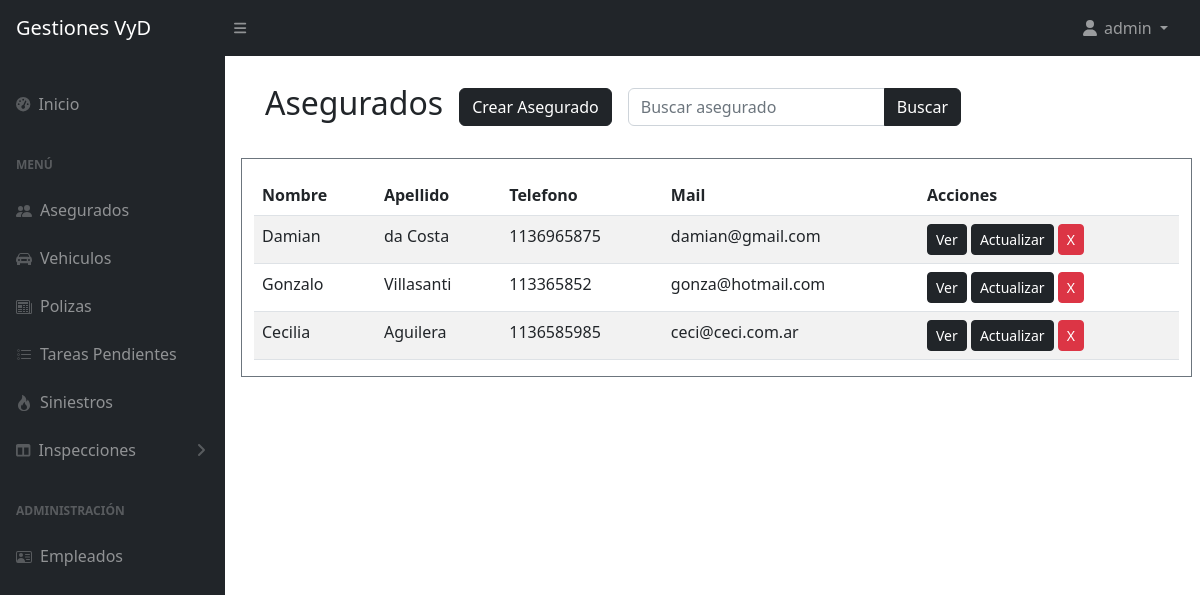
The app's page /listarAsegurados/ (signed in) with its own data.
### appseguros/models.py (models this page shows, shortened)
class Asegurado(models.Model):
    nombre = models.CharField(max_length=30)
    apellido = models.CharField(max_length=30)
    dni = models.IntegerField()
    telefono = models.CharField(max_length=18, blank=True, null=True)
    mail = models.EmailField(blank=True, null=True)

### appseguros/views.py (the view)
# urls.py: path('listarAsegurados/', AseguradoListView.as_view(), name="listarAsegurados"),
class AseguradoListView(LoginRequiredMixin,ListView):
    model = Asegurado
    context_object_name = "asegurados"
    template_name = "appseguros/asegurado/listarAsegurados.html"
    def get_queryset(self):
        queryset = super().get_queryset()
        buscar = self.request.GET.get("buscar")
        if buscar:
            queryset = queryset.filter(Q(nombre__icontains=buscar) | Q(apellido__icontains=buscar))
        return queryset

### appseguros/templates/appseguros/asegurado/listarAsegurados.html (shortened to what this page needs)
{% extends 'appseguros/base.html' %}
{% load static %}
{% block contenidoQueCambia %}
<div class="container">
    <div class="container tareas_pendientes m-3">
        <h2> Asegurados </h2>
        <a href="{% url 'crearAsegurado' %}" class="btn btn-dark">Crear Asegurado</a>
        <form method="GET" action="{% url 'listarAsegurados' %}" >
            <div class="input-group my-3">
                <input type="text" name="buscar" id="search-field" class="form-control" aria-label="Buscar asegurado" aria-describedby="inputGroup-sizing-default" placeholder="Buscar asegurado" value="{{ request.GET.buscar }}">
                <button class="btn btn-dark" type="submit">Buscar</button>
            </div>
        </form>
    </div>
    <div class="container row pt-3 border border-secondary m-1">
        {% if asegurados %}
            <table class="table table-striped table-hover" id="datatablesSimple">
                <thead>
                    <tr>
                        <th>Nombre</th>
                        <th>Apellido</th>
                        <th>Telefono</th>
                        <th>Mail</th>
                        <th>Acciones</th>
                    </tr>
                </thead>
                <tbody>
                    {% for asegurado in asegurados %}
                        <tr>
                            <td>{{ asegurado.nombre }}</td>
                            <td>{{ asegurado.apellido }}</td>
                            <td>{{ asegurado.telefono }}</td>
                            <td>{{asegurado.mail}}</td>
                            <td>
                                <a href="{% url 'detalleAsegurado' asegurado.pk %}" class="btn btn-dark btn-sm">Ver</a>
                                <a href="{% url 'actualizarAsegurado' asegurado.pk %}" class="btn btn-dark btn-sm">Actualizar</a>
                                {% if request.user.is_superuser %}
                                    <a href="{% url 'eliminarAsegurado' asegurado.pk %}" class="btn btn-danger btn-sm">X</a>
                                {% endif %}
                                    </td>
                                </tr>
                                {% endfor %}
                </tbody>
            </table>
        {% else %}
            <p>No hay asegurados que coincidan con tu búsqueda.</p>
        {% endif %}
    </div>
</div>
{% endblock %}

### appseguros/templates/appseguros/base.html (shortened to what this page needs)
{% load static %}
<!DOCTYPE html>
<html lang="es">
    <head>
        <link href="https://cdn.jsdelivr.net/npm/simple-datatables@7.1.2/dist/style.min.css" rel="stylesheet" />
        <link href="{% static 'appseguros/css/styles.css' %}" rel="stylesheet" />
        <link href="{% static 'appseguros/css/styles2.css' %}" rel="stylesheet" />
    </head>
    <body class="sb-nav-fixed">
        <nav class="sb-topnav navbar navbar-expand navbar-dark bg-dark">
            <a class="navbar-brand ps-3" href="{% url 'inicio' %}">Gestiones VyD</a>
            <button class="btn btn-link btn-sm order-1 order-lg-0 me-4 me-lg-0" id="sidebarToggle" href="#!"><i class="fas fa-bars"></i></button>
            <ul class="navbar-nav ms-auto ms-md-0 me-3 me-lg-4 a_la_derecha">
                {% if request.user.is_authenticated %}
                <li class="nav-item dropdown">
                    <a class="nav-link dropdown-toggle" id="navbarDropdown" href="#" role="button" data-bs-toggle="dropdown" aria-expanded="false">
                        <i class="fas fa-user fa-fw"></i> {{ request.user.username }}
                    </a>
                </li>
                {% else %}
                <li class="nav-item">
                    <a class="nav-link" href="{% url 'login' %}">Login</a>
                </li>
                {% endif %}
            </ul>
        </nav>
        <div id="layoutSidenav">
            <div id="layoutSidenav_nav">
                <nav class="sb-sidenav accordion sb-sidenav-dark" id="sidenavAccordion">
                    <div class="sb-sidenav-menu">
                        <div class="nav">
                            <a class="nav-link mt-4" href="{% url 'inicio' %}">
                                <div class="sb-nav-link-icon"><i class="fas fa-tachometer-alt"></i></div>
                                Inicio
                            </a>
                            <div class="sb-sidenav-menu-heading">Menú</div>
                            <a class="nav-link" href="{% url 'listarAsegurados' %}">
                                <div class="sb-nav-link-icon"></div>
                                Asegurados
                            </a>
                            <a class="nav-link" href="{% url 'listarVehiculos' %}">
                                <div class="sb-nav-link-icon"></i></div>
                                Vehiculos
                            </a>
                            <a class="nav-link" href="{% url 'listarPolizas' %}">
                                <div class="sb-nav-link-icon"></div>
                                Polizas
                            </a>
                            <a class="nav-link" href="{% url 'listarTareas' %}">
                                <div class="sb-nav-link-icon"></div>
                                Tareas Pendientes
                            </a>
                            <a class="nav-link" href="{% url 'listarSiniestros' %}">
                                <div class="sb-nav-link-icon"></div>
                                Siniestros
                            </a>
                            <a class="nav-link collapsed" href="#" data-bs-toggle="collapse" data-bs-target="#collapseLayouts" aria-expanded="false" aria-controls="collapseLayouts">
                                <div class="sb-nav-link-icon"><i class="fas fa-columns"></i></div>
                                Inspecciones
                                <div class="sb-sidenav-collapse-arrow"><i class="fas fa-angle-down"></i></div>
                            </a>
                            <div class="sb-sidenav-menu-heading">Administración</div>
                            <a class="nav-link" href="{% url 'listarEmpleados' %}">
                                <div class="sb-nav-link-icon"></div>
                                Empleados
                            </a>
                        </div>
                    </div>
                </nav>
            </div>
            <div id="layoutSidenav_content">
                <main>
                {% block contenidoQueCambia %}
                {% endblock  %}
                </main>
            </div>
        </div>
    </body>
</html>

### appseguros/static/appseguros/css/styles2.css (style rules this page uses)
.a_la_derecha { margin-left: auto!important }
.tareas_pendientes { display: flex; align-items: center; gap: 1rem; }

### records on screen
Asegurado: nombre "Damian", apellido "da Costa", telefono "1136965875", mail "damian@gmail.com"
Asegurado: nombre "Gonzalo", apellido "Villasanti", telefono "113365852", mail "gonza@hotmail.com"
Asegurado: nombre "Cecilia", apellido "Aguilera", telefono "1136585985", mail "ceci@ceci.com.ar"

### other values on screen
{{ request.user.username }} "admin"
